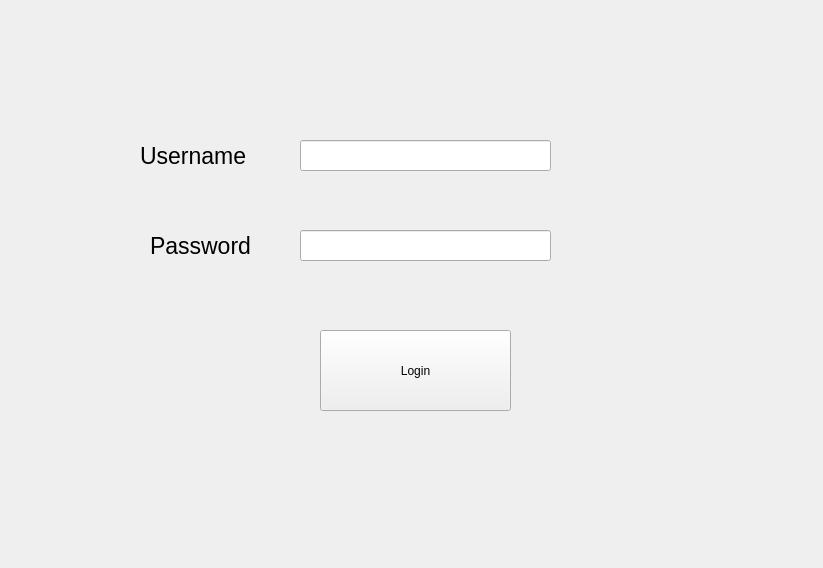
<?xml version="1.0" encoding="UTF-8"?>
<ui version="4.0">
 <class>Form</class>
 <widget class="QWidget" name="Form">
  <property name="geometry">
   <rect>
    <x>0</x>
    <y>0</y>
    <width>823</width>
    <height>568</height>
   </rect>
  </property>
  <property name="windowTitle">
   <string>Form</string>
  </property>
  <widget class="QLabel" name="label">
   <property name="geometry">
    <rect>
     <x>140</x>
     <y>120</y>
     <width>151</width>
     <height>71</height>
    </rect>
   </property>
   <property name="font">
    <font>
     <pointsize>17</pointsize>
    </font>
   </property>
   <property name="text">
    <string>Username </string>
   </property>
  </widget>
  <widget class="QLabel" name="label_2">
   <property name="geometry">
    <rect>
     <x>150</x>
     <y>210</y>
     <width>141</width>
     <height>71</height>
    </rect>
   </property>
   <property name="font">
    <font>
     <pointsize>17</pointsize>
    </font>
   </property>
   <property name="text">
    <string>Password</string>
   </property>
  </widget>
  <widget class="QLineEdit" name="lineEdit_username">
   <property name="geometry">
    <rect>
     <x>300</x>
     <y>140</y>
     <width>251</width>
     <height>31</height>
    </rect>
   </property>
  </widget>
  <widget class="QLineEdit" name="lineEdit_password">
   <property name="geometry">
    <rect>
     <x>300</x>
     <y>230</y>
     <width>251</width>
     <height>31</height>
    </rect>
   </property>
   <property name="echoMode">
    <enum>QLineEdit::Password</enum>
   </property>
  </widget>
  <widget class="QPushButton" name="pushButton_login">
   <property name="geometry">
    <rect>
     <x>320</x>
     <y>330</y>
     <width>191</width>
     <height>81</height>
    </rect>
   </property>
   <property name="text">
    <string>Login</string>
   </property>
  </widget>
 </widget>
 <resources/>
 <connections/>
</ui>
